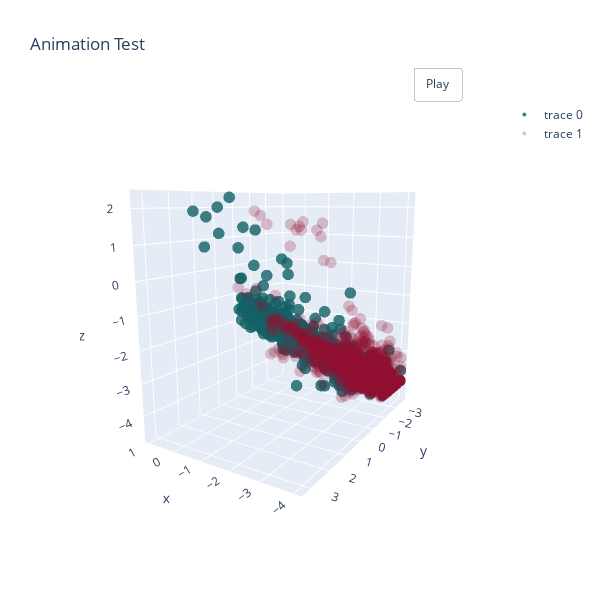

Notebook code for this chart:
### Code cell
import plotly.graph_objects as go
import numpy as np


#THIS CODE IS TAKEN FROM: 

# Helix equation
t = np.linspace(0, 10, 50)
x = smokers_l['LBXVBZ']
y = smokers_l['LBXVXY']
z = smokers_l['LBXVEB']

xp = non_smokers_l['LBXVBZ']
yp = non_smokers_l['LBXVXY']
zp = non_smokers_l['LBXVEB']

fig = go.Figure([go.Scatter3d(x=x, y=y, z=z, mode='markers',marker=dict(
        size=4,
        color='#126166',                # set color to an array/list of desired values
        colorscale='Viridis',   # choose a colorscale
        opacity=0.8
    ) ),
    go.Scatter3d(x=xp, y=yp, z=zp, mode='markers',marker=dict(
        size=4,
        color='#900F30',                # set color to an array/list of desired values
        colorscale='Viridis',   # choose a colorscale
        opacity=0.8
    ), opacity=.3 )])
x_eye = -1.25
y_eye = 2
z_eye = 0.5

fig.update_layout(
         title='Animation Test',
         width=600,
         height=600,
         scene_camera_eye=dict(x=x_eye, y=y_eye, z=z_eye),
         updatemenus=[dict(type='buttons',
                  showactive=False,
                  y=1,
                  x=0.8,
                  xanchor='left',
                  yanchor='bottom',
                  pad=dict(t=45, r=10),
                  buttons=[dict(label='Play',
                                 method='animate',
                                 args=[None, dict(frame=dict(duration=5, redraw=True), 
                                                             transition=dict(duration=0),
                                                             fromcurrent=True,
                                                             mode='immediate'
                                                            )]
                                            )
                                      ]
                              )
                        ]
)


def rotate_z(x, y, z, theta):
    w = x+1j*y
    return np.real(np.exp(1j*theta)*w), np.imag(np.exp(1j*theta)*w), z

frames=[]
for t in np.arange(0, 6.26, 0.1):
    xe, ye, ze = rotate_z(x_eye, y_eye, z_eye, -t)
    frames.append(go.Frame(layout=dict(scene_camera_eye=dict(x=xe, y=ye, z=ze))))
fig.frames=frames

fig.show()

### Figure 1 — Plotly figure (JSON) as saved in the notebook; plotly's stock layout.template omitted (floating-point values rounded to 4 significant figures; data arrays with more than 128 entries replaced by an {"elided": "..."} marker saying what was removed)
{"data": [{"marker": {"color": "#126166", "colorscale": [[0, "#440154"], [0.1111, "#482878"], [0.2222, "#3e4989"], [0.3333, "#31688e"], [0.4444, "#26828e"], [0.5556, "#1f9e89"], [0.6667, "#35b779"], [0.7778, "#6ece58"], [0.8889, "#b5de2b"], [1, "#fde725"]], "opacity": 0.8, "size": 4}, "mode": "markers", "type": "scatter3d", "x": {"elided": "4021 float values"}, "y": {"elided": "4021 float values"}, "z": {"elided": "4021 float values"}}, {"marker": {"color": "#900F30", "colorscale": [[0, "#440154"], [0.1111, "#482878"], [0.2222, "#3e4989"], [0.3333, "#31688e"], [0.4444, "#26828e"], [0.5556, "#1f9e89"], [0.6667, "#35b779"], [0.7778, "#6ece58"], [0.8889, "#b5de2b"], [1, "#fde725"]], "opacity": 0.8, "size": 4}, "mode": "markers", "opacity": 0.3, "type": "scatter3d", "x": {"elided": "3946 float values"}, "y": {"elided": "3946 float values"}, "z": {"elided": "3946 float values"}}], "layout": {"height": 600, "scene": {"camera": {"eye": {"x": -1.25, "y": 2, "z": 0.5}}}, "title": {"text": "Animation Test"}, "updatemenus": [{"buttons": [{"args": [null, {"frame": {"duration": 5, "redraw": true}, "fromcurrent": true, "mode": "immediate", "transition": {"duration": 0}}], "label": "Play", "method": "animate"}], "pad": {"r": 10, "t": 45}, "showactive": false, "type": "buttons", "x": 0.8, "xanchor": "left", "y": 1, "yanchor": "bottom"}], "width": 600}}
